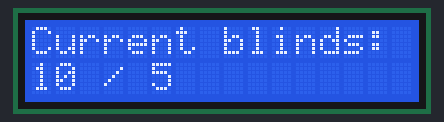
The sketch below on a simulated Arduino Mega 2560, built with avr-gcc and run on an emulated ATmega2560. Parts: 16×2 character LCD.

Above: at 0.1 s.
At 5.1 s:
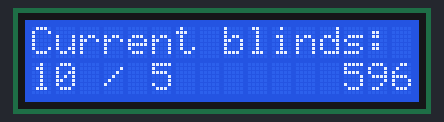
At 10.1 s:
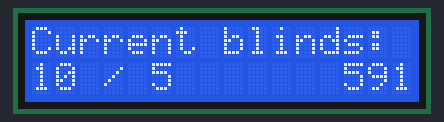
At 19.1 s:
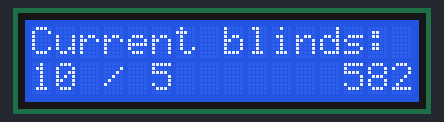
At 28.1 s:
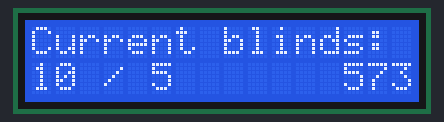
At 38.1 s:
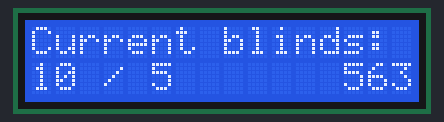

Measured:
- what the display in image 1 shows lasts 1.0 s, from 5.1 s to 6.1 s

The sketch:

PokerBlindTimer_INCOMPLETE.ino
```cpp
/* Poker blind count/timer
 - Make pause button
 */

#include <LiquidCrystal.h>

LiquidCrystal lcd(8, 9, 4, 5, 6, 7);

// define some values used by the panel and buttons
int lcd_key     = 0;
int adc_key_in  = 0;
#define btnRIGHT  0
#define btnUP     1
#define btnDOWN   2
#define btnLEFT   3
#define btnSELECT 4
#define btnNONE   5

const int piezoPin = 40;
const unsigned long blindInterval = 600000;
const int blindMultiplier = 2;
int blindCount = 1;

int returnVal = 0;

boolean programStart = false;

int smallBlind = 5;
int bigBlind = 10;

void setup() {
  Serial.begin(19200);
  lcd.begin(16, 2);
  lcd.setCursor(0, 0);
  lcd.print("Press select to");
  lcd.setCursor(0, 1);
  lcd.print("begin timer.");

  /*while(programStart == false) {
    if(returnVal == btnSELECT) programStart = true;
    delay(100);
  }*/
  lcdPrintBlinds();
}

void loop() {
  for(int x = 0; x < blindCount; x++) {
    digitalWrite(piezoPin, HIGH);
    delay(500);
    digitalWrite(piezoPin, LOW);
    delay(500);
  }
  unsigned long intervalStart = millis();
  for(unsigned long y = millis() - intervalStart; y < blindInterval; ) {
    lcd.setCursor(13, 1);
    int countdownSec = (blindInterval / 1000) - ((millis() - intervalStart) / 1000);
    lcd.print(countdownSec);
    delay(1000);
  }
  smallBlind = smallBlind * blindMultiplier;
  bigBlind = bigBlind * blindMultiplier;
  blindCount++;
  lcdPrintBlinds();
}

void lcdReadButtons() {
  adc_key_in = analogRead(0);      // read the value from the sensor
  // my buttons when read are centered at these valies: 0, 144, 329, 504, 741
  // we add approx 50 to those values and check to see if we are close
  if (adc_key_in < 790)  returnVal = btnSELECT;
}

void lcdPrintBlinds() {
  lcd.clear();
  lcd.setCursor(0, 0);
  lcd.print("Current blinds:");
  lcd.setCursor(0, 1);
  lcd.print(bigBlind);
  lcd.print(" / ");
  lcd.print(smallBlind);
}
```
